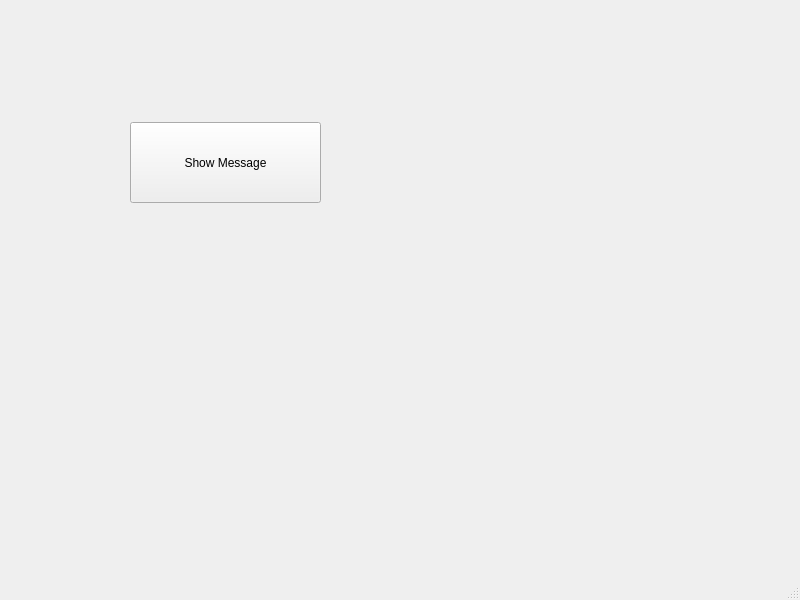
<?xml version="1.0" encoding="UTF-8"?>
<ui version="4.0">
 <class>MainWindow</class>
 <widget class="QMainWindow" name="MainWindow">
  <property name="geometry">
   <rect>
    <x>0</x>
    <y>0</y>
    <width>800</width>
    <height>600</height>
   </rect>
  </property>
  <property name="windowTitle">
   <string>MainWindow</string>
  </property>
  <widget class="QWidget" name="centralwidget">
   <widget class="QPushButton" name="pushButton">
    <property name="geometry">
     <rect>
      <x>130</x>
      <y>122</y>
      <width>191</width>
      <height>81</height>
     </rect>
    </property>
    <property name="text">
     <string>Show Message</string>
    </property>
   </widget>
  </widget>
  <widget class="QMenuBar" name="menubar">
   <property name="geometry">
    <rect>
     <x>0</x>
     <y>0</y>
     <width>800</width>
     <height>21</height>
    </rect>
   </property>
  </widget>
  <widget class="QStatusBar" name="statusbar"/>
 </widget>
 <resources/>
 <connections/>
</ui>
